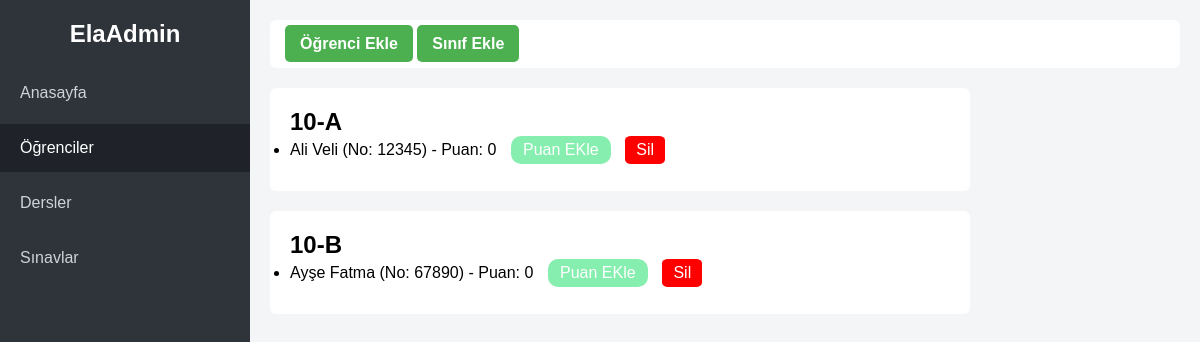
The page /ogrenciler on the database as committed earlier.
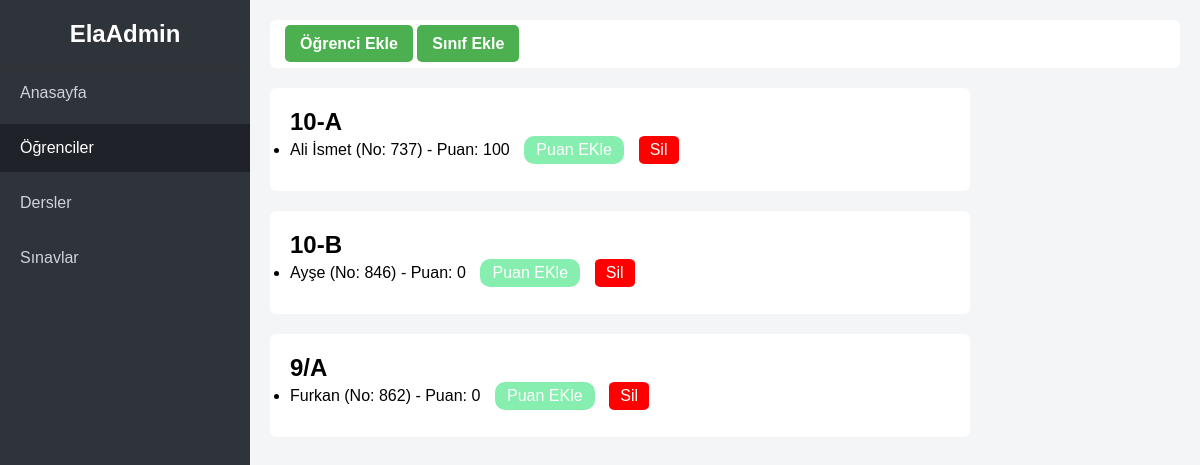
The same page on the database as committed later.
### tables this page shows
CREATE TABLE classes (
            id INTEGER PRIMARY KEY AUTOINCREMENT,
            name TEXT UNIQUE
        );

CREATE TABLE students (
            id INTEGER PRIMARY KEY AUTOINCREMENT,
            name TEXT,
            school_no TEXT,
            class_id INTEGER,
            points INTEGER DEFAULT 0,
            FOREIGN KEY (class_id) REFERENCES classes(id)
        );

### main.py (the view)
@app.route('/ogrenciler')
def ogrenciler():
    classes = db_manager.get_all_classes()
    data = []
    for cls in classes:
        class_dict = {
            "id": cls[0],
            "name": cls[1],
            "students": db_manager.get_students_by_class(cls[0])
        }
        data.append(class_dict)
    return render_template("ogrenciler.html", classes=data)

### DBmanager.py (called while the page is built)
    def get_all_classes(self):
        self.cursor.execute("SELECT * FROM classes")
        return self.cursor.fetchall()

    def get_students_by_class(self, class_id):
        self.cursor.execute(
            "SELECT * FROM students WHERE class_id=?",
            (class_id,)
        )
        return self.cursor.fetchall()

### templates/ogrenciler.html (shortened to what this page needs)
<!DOCTYPE html>
<html lang="tr">
<head>
    <link rel="stylesheet" href="{{ url_for('static', filename='css/style.css') }}">
</head>
<body>
<div class="container">
{% block content %}
    <aside class="sidebar">
        <h2>ElaAdmin</h2>
        <ul>
            <li><a href="/">Anasayfa</a></li>
            <li class="active"><a href="/ogrenciler">Öğrenciler</a></li>
            <li><a href="/dersler">Dersler</a></li>
            <li><a href="/sinavlar">Sınavlar</a></li>
        </ul>
    </aside>
    <main class="main">
        <div class="topbar">
            <a href="/ogrenciler/add">Öğrenci Ekle</a>
            <a href="/ogrenciler/addclass">Sınıf Ekle</a>
        </div>
{% for cls in classes %}
            <div class="card">
            <h2>{{ cls.name }}</h2>
            {% if cls.students %}
                <ul>
                {% for student in cls.students %}
                    <li>
                        {{ student[1] }}
                        (No: {{ student[2] }})
                        - Puan: {{ student[4] }}
                        <a href="/ogrenciler/points/{{ student[0] }}" style="color:white;
                        margin-left:10px;
                        margin-top: 7,5px;
                        text-decoration: none;
                        background-color: #86eeae;
                        border-radius: 10px;
                        display: inline-block;
                        width: 100px;
                        padding: 5px 10px;
                        text-align: center;">Puan EKle</a>
                        <a href="/ogrenciler/delete/{{ student[0] }}" style="color:white;
                        margin-left:10px;
                        margin-top: 7,5px;
                        text-decoration: none;
                        background-color: red;
                        border-radius: 15%;
                        display: inline-block;
                        width: 40px;
                        padding: 5px 10px;
                        text-align: center;">Sil</a>
                    </li>
                {% endfor %}
                </ul>
            {% else %}
                <p>Bu sınıfta öğrenci yok</p>
            {% endif %}
            </div>
        {% endfor %}
    </main>
</div>
{% endblock %}
</body>
</html>

### static/css/style.css (style rules this page uses)
* { margin:0; padding:0; box-sizing:border-box; font-family: Arial, Helvetica, sans-serif; }
body { background:#f1f2f7; }
html, body { margin: 0; height: 100%; }
.container { display: flex; min-height: 100vh; }
.main { flex: 1; background-color: #f4f5f7; padding: 20px; }
.sidebar { width: 250px; background-color: #2f343a; color: white; }
.sidebar h2 { padding:20px; text-align:center; border-bottom:1px solid #333; }
.sidebar ul { list-style:none; }
.sidebar li { padding:15px 20px; color:#cfd2da; cursor:pointer; }
.main { flex:1; padding:20px; }
.topbar { background:#fff; padding:15px; border-radius:6px; margin-bottom:20px; }
.card { background:#fff; padding:20px; border-radius:6px; width:700px; margin-bottom:20px; }
li { margin-bottom:7px; }
li a { text-decoration:none; color:inherit; display:block; }
.sidebar li.active { background:#1f2329; color:#fff; }
.topbar a { text-decoration: none; color: white; font-weight: bold; background-color: #4CAF50; padding: 10px 15px; border-radius: 5px; }

Rows that differ between the two databases and show on the page:
removed students: name "Ali Veli", school_no "12345", points "0", {{ student[0] }} 1 (drawn), shown under classes (number 1 of 3 on the later page)
removed students: name "Ayşe Fatma", school_no "67890", points "0", shown under classes (number 2 of 3 on the later page)
added students: name "Ali İsmet", school_no "737", points "100", {{ student[0] }} 4 (drawn), shown under classes (number 1 of 3 on the later page)
added students: name "Ayşe", school_no "846", points "0", {{ student[0] }} 10 (drawn), shown under classes (number 2 of 3 on the later page)
added classes: name "9/A"
added students: name "Furkan", school_no "862", points "0", shown under "9/A"
